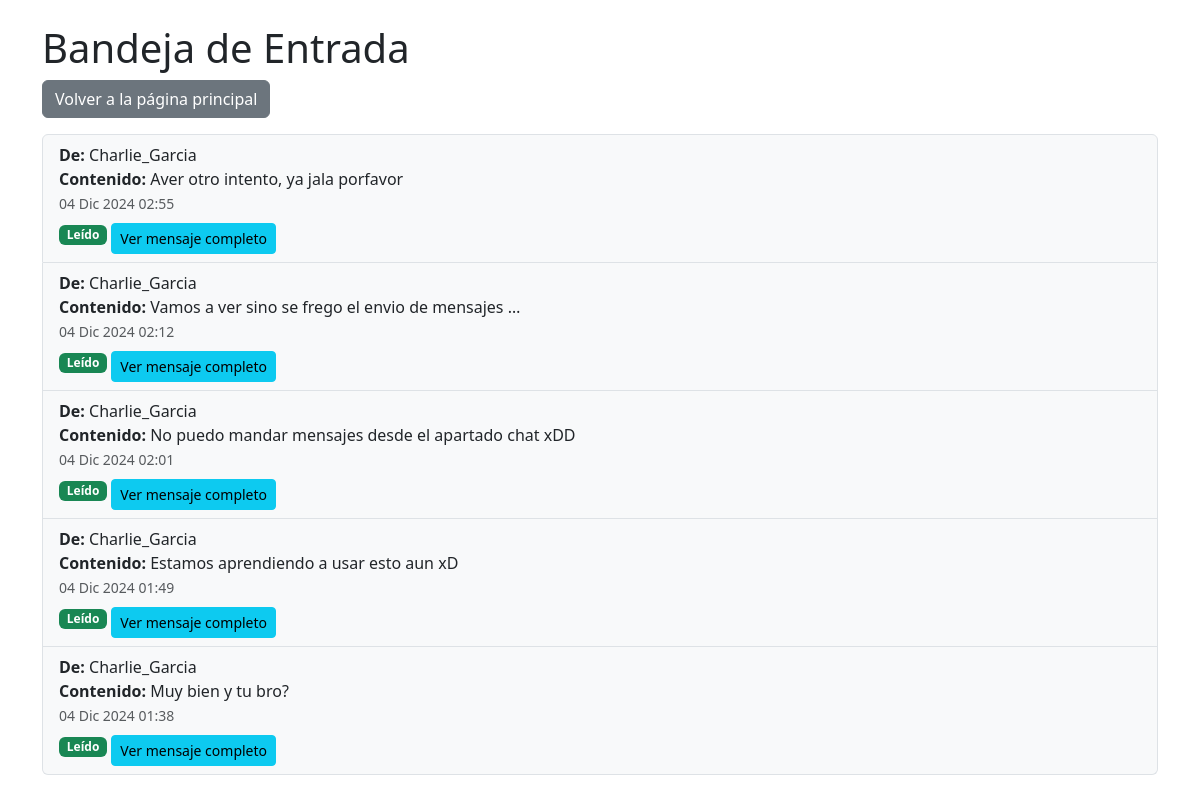
/messages/inbox/ (signed in), run on the app's committed database.
### posts/models.py (models this page shows, shortened)
class Message(models.Model):
    conversation = models.ForeignKey('Conversation', on_delete=models.CASCADE, related_name='messages', null=True, blank=True)
    sender = models.ForeignKey(
        settings.AUTH_USER_MODEL,
        on_delete=models.CASCADE,
        related_name='sent_messages'
    )
    receiver = models.ForeignKey(
        settings.AUTH_USER_MODEL,
        on_delete=models.CASCADE,
        related_name='received_messages'
    )
    content = models.TextField(blank=True, null=True)  # Permitimos que el contenido sea vacío para mensajes con solo archivos
    created_at = models.DateTimeField(auto_now_add=True)  # Fecha de creación automática
    updated_at = models.DateTimeField(auto_now=True)  # Fecha de actualización automática
    is_read = models.BooleanField(default=False)  # Marcar si el mensaje ha sido leído
    is_spam = models.BooleanField(default=False)  # Marcar si el mensaje es spam
    attachment = models.FileField(upload_to='messages/attachments/', null=True, blank=True)
    message_type = models.CharField(
        max_length=50,
        choices=[('text', 'Texto'), ('image', 'Imagen'), ('file', 'Archivo')],
        default='text'
    )
    class Meta:
        indexes = [
            models.Index(fields=['sender', 'receiver', 'created_at']),
        ]
        ordering = ['-created_at']  # Los mensajes se ordenan por fecha de creación descendente

class CustomUser(AbstractUser):
    email = models.EmailField(unique=True)
    first_name = models.CharField(max_length=50)
    last_name = models.CharField(max_length=50)

### posts/views.py (the view)
# urls.py: path('inbox/', views.inbox, name='inbox'),
@login_required
def inbox(request):
    messages = Message.objects.filter(receiver=request.user).order_by('-created_at')
    return render(request, 'posts/inbox.html', {'messages': messages})

### templates/posts/inbox.html (shortened to what this page needs)
<!DOCTYPE html>
<html lang="es">
<head>
  <link href="https://cdn.jsdelivr.net/npm/bootstrap@5.3.0-alpha1/dist/css/bootstrap.min.css" rel="stylesheet">
</head>
<body>
  <div class="container mt-4">
    <h1>Bandeja de Entrada</h1>
    <a href="{% url 'index' %}" class="btn btn-secondary mb-3" aria-label="Volver a la página principal">Volver a la página principal</a>
    {% if messages %}
      <ul class="list-group" aria-live="polite">
        {% for message in messages %}
          <li class="list-group-item">
            <strong>De:</strong> {{ message.sender.username }} <br>
            <strong>Contenido:</strong> {{ message.content|truncatewords:10 }} <br>
            <small class="text-muted">{{ message.created_at|date:"d M Y H:i" }}</small> <br>
            {% if message.is_read %}
              <span class="badge bg-success">Leído</span>
            {% else %}
              <span class="badge bg-warning">No leído</span>
            {% endif %}
            <a href="{% url 'message_detail' message.id %}" class="btn btn-info btn-sm mt-2">Ver mensaje completo</a>
          </li>
        {% endfor %}
      </ul>
    {% else %}
      <p>No tienes mensajes.</p>
    {% endif %}
  </div>
</body>
</html>

### templates/posts/inbox.html (style rules this page uses)
.list-group-item { background-color: #f8f9fa; }

### data on the page
Message: sender.username "Charlie_Garcia", content "Aver otro intento, ya jala porfavor", created_at "04 Dic 2024 02:55", is_read "Leído"
Message: sender.username "Charlie_Garcia", content "Vamos a ver sino se frego el envio de mensajes …", created_at "04 Dic 2024 02:12", is_read "Leído"
Message: sender.username "Charlie_Garcia", content "No puedo mandar mensajes desde el apartado chat xDD", created_at "04 Dic 2024 02:01", is_read "Leído"
Message: sender.username "Charlie_Garcia", content "Estamos aprendiendo a usar esto aun xD", created_at "04 Dic 2024 01:49", is_read "Leído"
Message: sender.username "Charlie_Garcia", content "Muy bien y tu bro?", created_at "04 Dic 2024 01:38", is_read "Leído"
